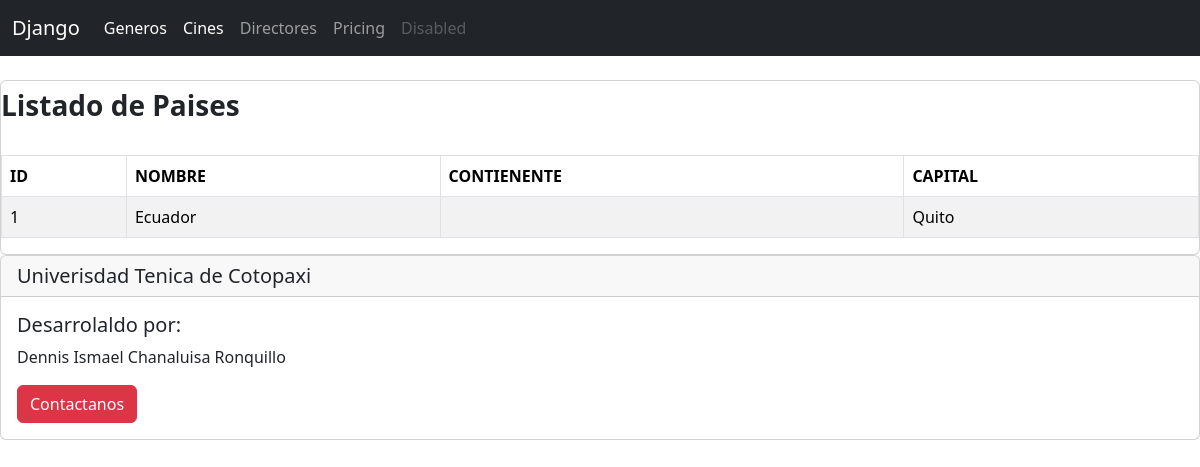
Screenshot of /listadoPaises/ with the database file from the repository.
### Aplicaciones/Cartelera/models.py (models this page shows, shortened)
class Pais(models.Model):
    id=models.AutoField(primary_key=True)
    nombre=models.CharField(max_length=15)
    continente=models.CharField(max_length=50)
    capital=models.CharField(max_length=50)

### Aplicaciones/Cartelera/views.py (the view)
# urls.py: path('listadoPaises/', views.listadoPaises),
def listadoPaises(request):
    paisesBdd = Pais.objects.all()
    return render(request, "listadoPaises.html", {'pais': paisesBdd})

### Aplicaciones/Cartelera/templates/listadoPaises.html (shortened to what this page needs)
{% extends "./plantilla.html" %}
{% block body %}
<br>
<div class="card">
    <h3><b>Listado de Paises</b></h3>
    <br>
    <table class="table table-bordered table-striped table-hover">
        <thead>
            <tr>
                <th>ID</th>
                <th>NOMBRE</th>
                <th>CONTIENENTE</th>
                <th>CAPITAL</th>
            </tr>
        </thead>
        <tbody>
            <tbody>
                {% for paisTemporal in pais %}
                <tr>
                 <td>{{paisTemporal.id}}</td>
                 <td>{{paisTemporal.nombre}}</td>
                 <td>{{paisTemporal.contienente}}</td>
                 <td>{{paisTemporal.capital}}</td>
             </tr>
             {% endfor %}
        </tbody>
    </table>
</div>
{% endblock %}

### rows the page displays
Pais: id "1", nombre "Ecuador", capital "Quito"
